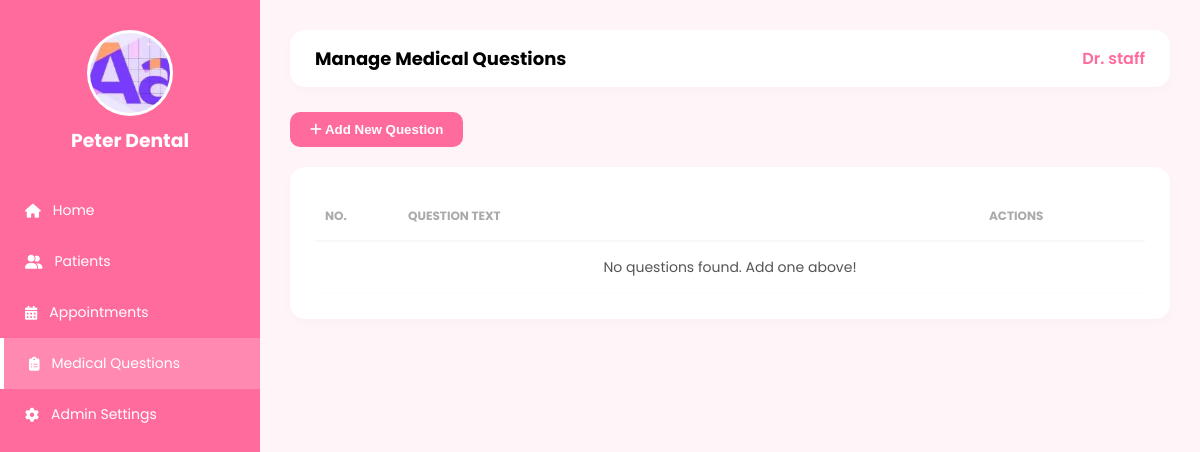
The app's page /dentist/dentist_Medical_Records.php (signed in), older data.
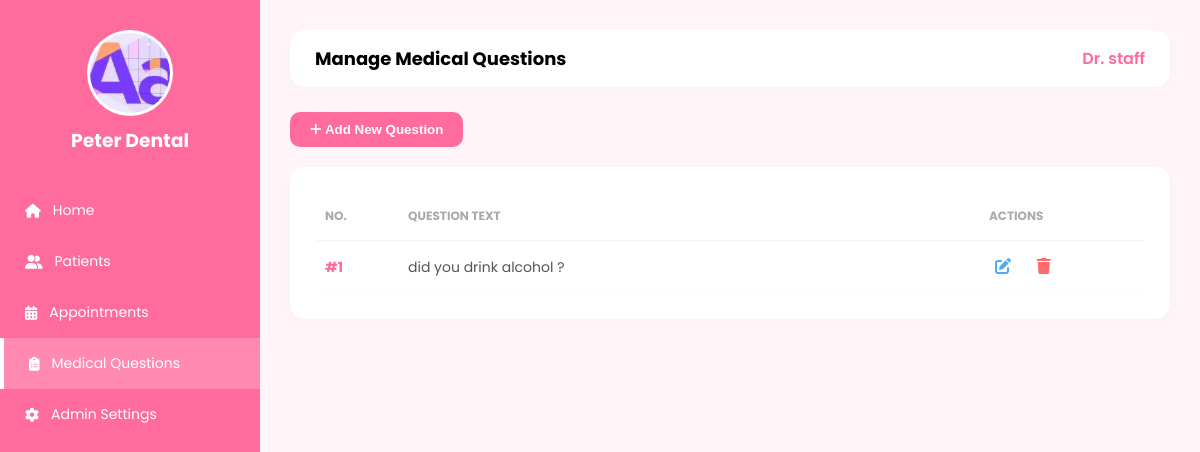
The same page, newer data.
### tables this page shows
CREATE TABLE `medical_questions` (
  `id` int(11) NOT NULL,
  `question_text` text NOT NULL,
  `question_type` enum('yes_no','text','checkbox') DEFAULT 'yes_no',
  `created_at` timestamp NOT NULL DEFAULT current_timestamp()
);

### dentist/dentist_Medical_Records.php (the view, shortened to what this page needs)
<?php
include '../action/connection.php';
$admin_name = $_SESSION['user_name'];
$query = "SELECT * FROM medical_questions ORDER BY id ASC";
$result = $connect->query($query);
?>
<!DOCTYPE html>
<html lang="en">
<head>
    <link rel="stylesheet" href="https://cdnjs.cloudflare.com/ajax/libs/font-awesome/6.4.0/css/all.min.css">
    <link rel="stylesheet" type="text/css" href="https://cdn.jsdelivr.net/npm/toastify-js/src/toastify.min.css">
</head>
<body>
    <nav class="sidebar">
        <div class="sidebar-header">
            <div class="logo-circle"><img src="../assets/brand/logo.JPG"></div>
            <h3 style="margin:0;">Peter Dental</h3>
        </div>
        <div class="nav-menu">
            <a href="dentist_dashboard.php" class="nav-item "><i class="fa-solid fa-house"></i> Home</a>
            <a href="dentist_patient.php" class="nav-item"><i class="fa-solid fa-user-group"></i> Patients</a>
            <a href="dentist_appointments.php" class="nav-item "><i class="fa-solid fa-calendar-days"></i> Appointments</a>
            <a href="dentist_Medical_Records.php" class="nav-item active"><i class="fa-solid fa-clipboard-list"></i> Medical Questions</a>
            <a href="#" class="nav-item"><i class="fa-solid fa-gear"></i> Admin Settings</a>
        </div>
    </nav>
    <div class="main-container">
        <header class="header-top">
            <h2 style="margin:0; font-size:18px;">Manage Medical Questions</h2>
            <span style="color: var(--peter-pink); font-weight: 600;">Dr. <?php echo htmlspecialchars($admin_name); ?></span>
        </header>
        <button class="btn-add" onclick="openAddModal()">
            <i class="fa-solid fa-plus"></i> Add New Question
        </button>
        <div class="content-card">
            <table>
                <thead>
                    <tr>
                        <th width="10%">NO.</th>
                        <th width="70%">Question Text</th>
                        <th width="20%">Actions</th>
                    </tr>
                </thead>
                <tbody>
                    <?php
                    $counter = 1;
                    if ($result->num_rows > 0):
                        while($row = $result->fetch_assoc()): ?>
                        <tr>
                            <td style="font-weight: bold; color: var(--peter-pink);">#<?php echo $counter++; ?></td>
                            <td><?php echo htmlspecialchars($row['question_text']); ?></td>
                            <td>
                                <button class="btn-edit" onclick="openEditModal(<?php echo $row['id']; ?>, '<?php echo addslashes($row['question_text']); ?>')">
                                    <i class="fa-solid fa-pen-to-square"></i>
                                </button>
                                <button class="btn-delete" onclick="confirmDelete(<?php echo $row['id']; ?>)">
                                    <i class="fa-solid fa-trash"></i>
                                </button>
                            </td>
                        </tr>
                        <?php endwhile; ?>
                    <?php else: ?>
                        <tr><td colspan="3" style="text-align:center;">No questions found. Add one above!</td></tr>
                    <?php endif; ?>
                </tbody>
            </table>
        </div>
    </div>
</body>
</html>

Row changes from the older to the newer data that the page shows:
added medical_questions: question_text "did you drink alcohol ?"
Text that changed along with them:
text no longer shown: "No questions found. Add one above!"
